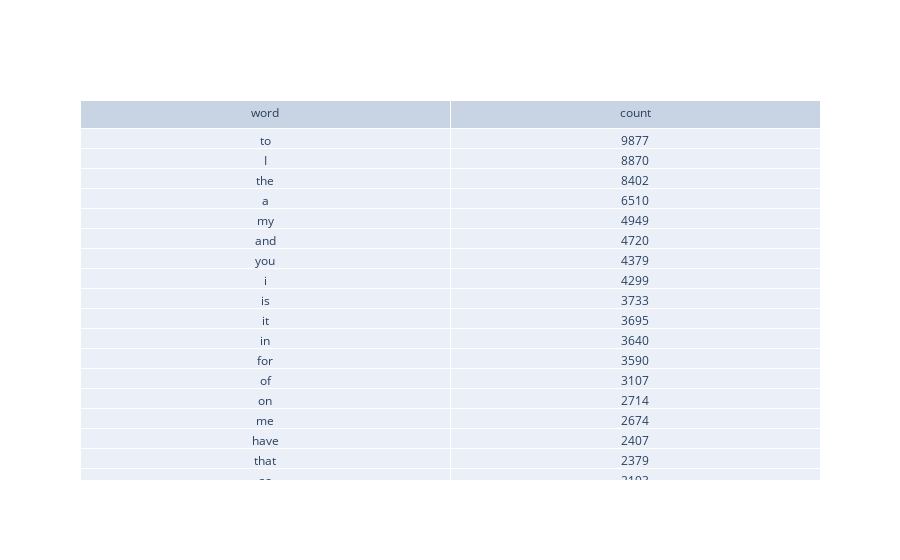

This figure's notebook cell:
### Code cell
# obtain the most common words in the text column

from collections import Counter

cnt = Counter()

for text in train['text'].values:
    for word in text.split():
        cnt[word] += 1

cnt.most_common(20)

# print the most common words in the text column as a nice table

import pandas as pd

df = pd.DataFrame(cnt.most_common(20), columns=['word', 'count'])
df.style.background_gradient(cmap='Blues')

#plot table of most common words in text column

import plotly.graph_objects as go

fig = go.Figure(data=[go.Table(header=dict(values=['word', 'count']),
                                 cells=dict(values=[df['word'], df['count']]))
                        ])
fig.show()

### Figure 1 — Plotly figure (JSON) as saved in the notebook; plotly's stock layout.template omitted (floating-point values rounded to 4 significant figures)
{"data": [{"cells": {"values": [["to", "I", "the", "a", "my", "and", "you", "i", "is", "it", "in", "for", "of", "on", "me", "have", "that", "so", "with", "be"], [9877, 8870, 8402, 6510, 4949, 4720, 4379, 4299, 3733, 3695, 3640, 3590, 3107, 2714, 2674, 2407, 2379, 2193, 2040, 1957]]}, "header": {"values": ["word", "count"]}, "type": "table"}], "layout": {}}
